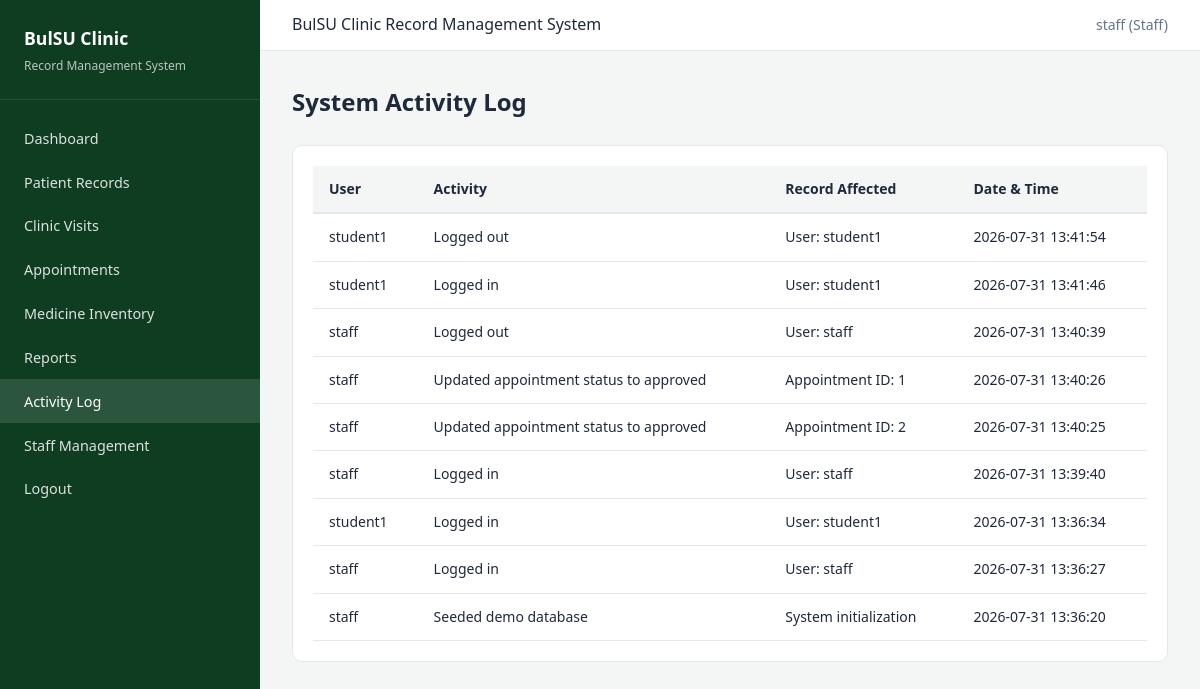
Page /activities/ (signed in) on the earlier database version.
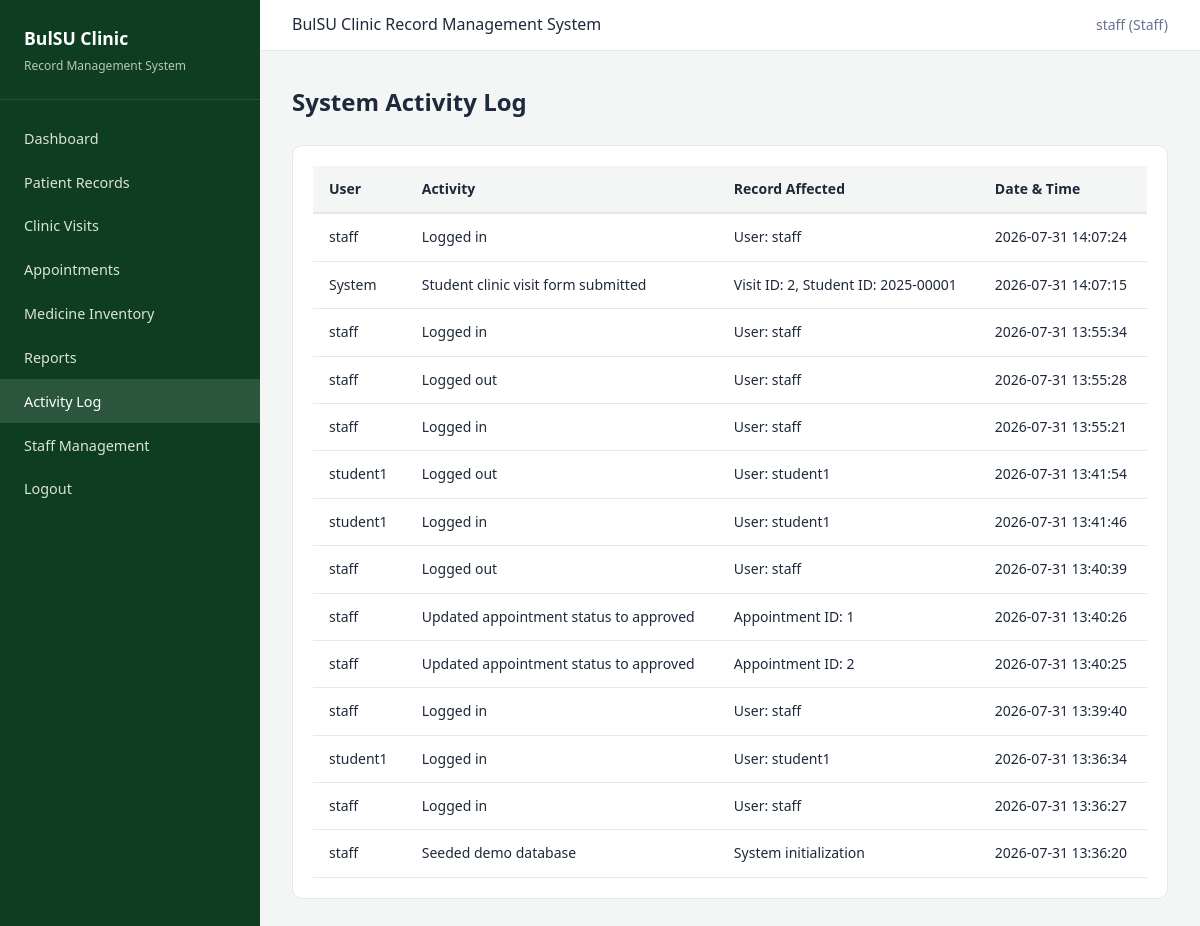
Same page on the later database version.
### tables this page shows
CREATE TABLE activity_logs (
            id INTEGER PRIMARY KEY AUTOINCREMENT,
            user_id INTEGER,
            activity TEXT NOT NULL,
            record_affected TEXT,
            created_at TEXT DEFAULT CURRENT_TIMESTAMP,
            FOREIGN KEY (user_id) REFERENCES users(id) ON DELETE SET NULL
        );

CREATE TABLE users (
            id INTEGER PRIMARY KEY AUTOINCREMENT,
            username TEXT UNIQUE NOT NULL,
            password TEXT NOT NULL,
            role TEXT NOT NULL CHECK(role IN ('staff', 'patient')),
            is_active INTEGER DEFAULT 1,
            created_at TEXT DEFAULT CURRENT_TIMESTAMP
        );

### controllers/activity_controller.py (the view)
@activity_bp.route("/")
@login_required
def list_activities():
    if session.get("role") == "staff":
        activities = ActivityLogModel.get_all(100)
        return render_template("staff/activities.html", activities=activities)
    activities = ActivityLogModel.get_by_user(session["user_id"], 50)
    return render_template("patient/activities.html", activities=activities)

### models/activity_log.py (called while the page is built)
    @staticmethod
    def get_all(limit=50):
        conn = get_db()
        rows = conn.execute(
            """
            SELECT al.*, u.username
            FROM activity_logs al
            LEFT JOIN users u ON al.user_id = u.id
            ORDER BY al.created_at DESC LIMIT ?
            """,
            (limit,),
        ).fetchall()
        conn.close()
        return [dict(row) for row in rows]

### models/database.py (called while the page is built)
def get_db():
    conn = sqlite3.connect(Config.DATABASE)
    conn.row_factory = sqlite3.Row
    conn.execute("PRAGMA foreign_keys = ON")
    return conn

### views/templates/staff/activities.html (shortened to what this page needs)
{% extends "base.html" %}
{% block content %}
<div class="page-header">
    <h1>System Activity Log</h1>
</div>
<div class="card">
    <div class="table-wrap">
        <table>
            <thead>
                <tr><th>User</th><th>Activity</th><th>Record Affected</th><th>Date & Time</th></tr>
            </thead>
            <tbody>
                {% for a in activities %}
                <tr>
                    <td>{{ a.username or 'System' }}</td>
                    <td>{{ a.activity }}</td>
                    <td>{{ a.record_affected or '—' }}</td>
                    <td>{{ a.created_at }}</td>
                </tr>
                {% else %}
                <tr><td colspan="4" class="empty-state">No activities recorded.</td></tr>
                {% endfor %}
            </tbody>
        </table>
    </div>
</div>
{% endblock %}

### views/templates/base.html (shortened to what this page needs)
<!DOCTYPE html>
<html lang="en">
<head>
    <link rel="stylesheet" href="{{ url_for('static', filename='css/style.css') }}">
</head>
<body>
    <div class="app-layout">
        <aside class="sidebar">
            <div class="sidebar-brand">
                <h2>BulSU Clinic</h2>
                <p>Record Management System</p>
            </div>
            <nav>
                <a href="{{ url_for('dashboard.index') }}" class="{% if request.endpoint == 'dashboard.index' %}active{% endif %}">Dashboard</a>
                <a href="{{ url_for('patients.list_patients') }}" class="{% if 'patients' in request.endpoint %}active{% endif %}">Patient Records</a>
                <a href="{{ url_for('visits.list_visits') }}" class="{% if 'visits' in request.endpoint %}active{% endif %}">Clinic Visits</a>
                <a href="{{ url_for('appointments.list_appointments') }}" class="{% if 'appointments' in request.endpoint %}active{% endif %}">Appointments</a>
                <a href="{{ url_for('medicines.list_medicines') }}" class="{% if 'medicines' in request.endpoint %}active{% endif %}">Medicine Inventory</a>
                <a href="{{ url_for('reports.index') }}" class="{% if 'reports' in request.endpoint %}active{% endif %}">Reports</a>
                <a href="{{ url_for('activities.list_activities') }}" class="{% if 'activities' in request.endpoint %}active{% endif %}">Activity Log</a>
                <a href="{{ url_for('staff_mgmt.list_staff') }}" class="{% if 'staff_mgmt' in request.endpoint %}active{% endif %}">Staff Management</a>
                <a href="{{ url_for('auth.logout') }}">Logout</a>
            </nav>
        </aside>
        <div class="main-content">
            <header class="topbar">
                <span>BulSU Clinic Record Management System</span>
                <span class="topbar-user">
                    {{ session.get('username') }} (Staff)
                </span>
            </header>
            <main class="content">
                {% block content %}{% endblock %}
            </main>
        </div>
    </div>
</body>
</html>

### views/static/css/style.css (style rules this page uses)
:root { --primary: #1a5632; --primary-dark: #0f3d22; --primary-light: #2d7a4a; --accent: #c8a415; --bg: #f4f6f5; --card: #ffffff; --text: #1e293b; --muted: #64748b; --border: #e2e8f0; --danger: #dc2626; --warning: #d97706; --success: #16a34a; --info: #2563eb; }
* { box-sizing: border-box; margin: 0; padding: 0; }
body { font-family: 'Segoe UI', Tahoma, Geneva, Verdana, sans-serif; background: var(--bg); color: var(--text); line-height: 1.6; }
a { color: var(--primary); text-decoration: none; }
.app-layout { display: flex; min-height: 100vh; }
.sidebar { width: 260px; background: var(--primary-dark); color: #fff; padding: 1.5rem 0; flex-shrink: 0; }
.sidebar-brand { padding: 0 1.5rem 1.5rem; border-bottom: 1px solid rgba(255,255,255,0.1); margin-bottom: 1rem; }
.sidebar-brand h2 { font-size: 1.1rem; font-weight: 700; }
.sidebar-brand p { font-size: 0.75rem; opacity: 0.7; margin-top: 0.25rem; }
.sidebar nav a { display: block; padding: 0.65rem 1.5rem; color: rgba(255,255,255,0.85); font-size: 0.9rem; transition: background 0.2s; }
.sidebar nav a:hover, .sidebar nav a.active { background: rgba(255,255,255,0.12); text-decoration: none; color: #fff; }
.main-content { flex: 1; display: flex; flex-direction: column; }
.topbar { background: var(--card); border-bottom: 1px solid var(--border); padding: 0.75rem 2rem; display: flex; justify-content: space-between; align-items: center; }
.topbar-user { font-size: 0.875rem; color: var(--muted); }
.content { padding: 2rem; flex: 1; }
.page-header { margin-bottom: 1.5rem; display: flex; justify-content: space-between; align-items: center; flex-wrap: wrap; gap: 1rem; }
.page-header h1 { font-size: 1.5rem; font-weight: 700; }
.card { background: var(--card); border: 1px solid var(--border); border-radius: 10px; padding: 1.25rem; margin-bottom: 1.25rem; }
.table-wrap { overflow-x: auto; }
table { width: 100%; border-collapse: collapse; font-size: 0.875rem; }
thead th { background: var(--bg); padding: 0.75rem 1rem; text-align: left; font-weight: 600; border-bottom: 2px solid var(--border); white-space: nowrap; }
tbody td { padding: 0.75rem 1rem; border-bottom: 1px solid var(--border); vertical-align: middle; }

Differences in the rows shown:
added activity_logs: username "staff", activity "Logged in", record_affected "User: staff", created_at "2026-07-31 14:07:24"
added activity_logs: username "System", activity "Student clinic visit form submitted", record_affected "Visit ID: 2, Student ID: 2025-00001", created_at "2026-07-31 14:07:15"
added activity_logs: username "staff", activity "Logged in", record_affected "User: staff", created_at "2026-07-31 13:55:34"
added activity_logs: username "staff", activity "Logged out", record_affected "User: staff", created_at "2026-07-31 13:55:28"
added activity_logs: username "staff", activity "Logged in", record_affected "User: staff", created_at "2026-07-31 13:55:21"
